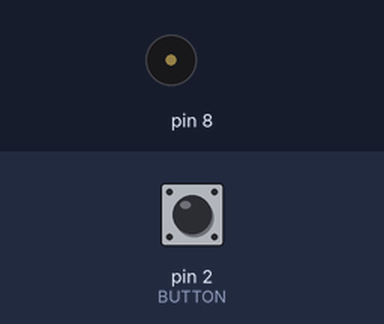
Bench run of a sketch on a simulated Arduino Uno, built with avr-gcc and run on an emulated ATmega328P. Parts: buzzer (waves = sounding). Inputs (shaded band) come from the test bench; at power-on: pin 2 (BUTTON) HIGH.

Above: at 1.2 s.
1.3 s: pin 2 (BUTTON) pulled LOW for 0.15 s
At 7.34 s:
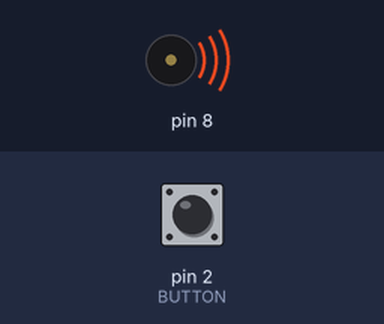
Timing chart, 0 to 10.4 s (numbered marks = the images above; inputs shaded):
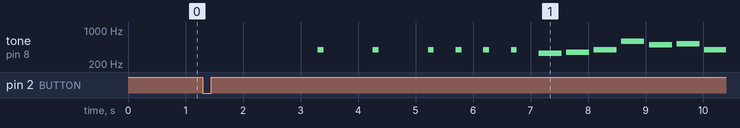

Measured:
- after the input at 1.3 s, tone on pin 8: plays 392 Hz for 0.10 s, 392 Hz for 0.10 s, 392 Hz for 0.10 s, 392 Hz for 0.10 s, 392 Hz for 0.10 s, 392 Hz for 0.10 s … (13 notes in this stretch), starting after 2.0 s

The sketch:

AsalKauBahagiaSolo.ino
```cpp
#include "pitches.h"

#define BUTTON  2
#define TEMPOH  3200

// notes in the melody:
int melody[] = {
  NOTE_G4, 0, 0, 0, NOTE_G4, 0, 0, 0,
  NOTE_G4, 0, 0, NOTE_G4, 0, 0,
  NOTE_G4, 0, 0, NOTE_G4, 0, 0,

  NOTE_E4, NOTE_F4, NOTE_G4, NOTE_D5,
  NOTE_B4, NOTE_C5, NOTE_G4, NOTE_E4,
  NOTE_F4, NOTE_G4, NOTE_A4, NOTE_E5,
  NOTE_CS5, NOTE_D5, NOTE_B4, NOTE_A4,
  NOTE_G4, NOTE_A4, NOTE_B4, NOTE_C5,
  NOTE_D5, NOTE_B4, NOTE_C5, NOTE_F4,
  NOTE_G4, NOTE_A4, NOTE_C5, NOTE_E5,
  NOTE_D5,

  NOTE_E4, NOTE_F4, NOTE_G4, NOTE_D5,
  NOTE_B4, NOTE_C5, NOTE_G4, NOTE_E4,
  NOTE_F4, NOTE_G4, NOTE_A4, NOTE_E5,
  NOTE_CS5, NOTE_D5, NOTE_G5, NOTE_F5,
  NOTE_E5, NOTE_G5, NOTE_B5, NOTE_C6,
  NOTE_D6, NOTE_E6, NOTE_F6, NOTE_E6,
  NOTE_D6, NOTE_C6, NOTE_G6
};

// note durations: 4 = quarter note, 8 = eighth note, etc.:
int noteDurations[] = {
  32, 32, 16, 8, 32, 32, 16, 8,
  32, 32, 16, 32, 32, 16,
  32, 32, 16, 32, 32, 16,

  8, 8, 8, 8,
  8, 8, 8, 8,
  8, 8, 8, 8,
  8, 8, 8, 8,
  8, 8, 8, 4,
  8, 8, 8, 8,
  8, 8, 8, 4,
  4,

  8, 8, 8, 8,
  8, 8, 8, 8,
  8, 8, 8, 8,
  8, 8, 8, 8,
  8, 8, 8, 4,
  8, 8, 3, 4,
  8, 4, 1
};

int melody2[] = {
  NOTE_G4, 0, 0, 0, NOTE_G4, 0, 0, 0,
  NOTE_G4, 0, 0, NOTE_G4, 0, 0,
  NOTE_G4, 0, 0, NOTE_G4, 0, 0,

  NOTE_E4, NOTE_F4, NOTE_G4, NOTE_D5,
  NOTE_B4, NOTE_C5, NOTE_G4, NOTE_E4,
  NOTE_F4, NOTE_G4, NOTE_A4, NOTE_E5,
  NOTE_CS5, NOTE_D5, NOTE_B4, NOTE_A4,
  NOTE_G4, NOTE_A4, NOTE_B4, NOTE_C5,
  NOTE_D5, NOTE_B4, NOTE_C5, NOTE_F4,
  NOTE_G4, NOTE_A4, NOTE_C5, NOTE_E5,
  NOTE_D5, NOTE_C5,
};

int noteDurations2[] = {
  32, 32, 16, 8, 32, 32, 16, 8,
  32, 32, 16, 32, 32, 16,
  32, 32, 16, 32, 32, 16,

  8, 8, 8, 8,
  8, 8, 8, 8,
  8, 8, 8, 8,
  8, 8, 8, 8,
  8, 8, 8, 4,
  8, 8, 8, 8,
  8, 8, 8, 4,
  4, 2,
};

void setup()
{
  pinMode(BUTTON, INPUT_PULLUP);
}

void loop()
{
  while (digitalRead(BUTTON) == HIGH);
  delay(2000);

  for (int thisNote = 0; thisNote < 76; thisNote++) {
    int noteDuration = TEMPOH / noteDurations[thisNote];
    tone(8, melody[thisNote], noteDuration);
    int pauseBetweenNotes = noteDuration * 1.20;
    delay(pauseBetweenNotes);
    noTone(8);
  }

  while (digitalRead(BUTTON) == HIGH);

  for (int thisNote = 0; thisNote < 50; thisNote++) {
    int noteDuration = TEMPOH / noteDurations2[thisNote];
    tone(8, melody2[thisNote], noteDuration);
    int pauseBetweenNotes = noteDuration * 1.20;
    delay(pauseBetweenNotes);
    noTone(8);
  }

  while (1);
}
```

pitches.h
```cpp
/*************************************************
 * Public Constants
 *************************************************/

#define NOTE_B0  31
#define NOTE_C1  33
#define NOTE_CS1 35
#define NOTE_D1  37
#define NOTE_DS1 39
#define NOTE_E1  41
#define NOTE_F1  44
#define NOTE_FS1 46
#define NOTE_G1  49
#define NOTE_GS1 52
#define NOTE_A1  55
#define NOTE_AS1 58
#define NOTE_B1  62
#define NOTE_C2  65
#define NOTE_CS2 69
#define NOTE_D2  73
#define NOTE_DS2 78
#define NOTE_E2  82
#define NOTE_F2  87
#define NOTE_FS2 93
#define NOTE_G2  98
#define NOTE_GS2 104
#define NOTE_A2  110
#define NOTE_AS2 117
#define NOTE_B2  123
#define NOTE_C3  131
#define NOTE_CS3 139
#define NOTE_D3  147
#define NOTE_DS3 156
#define NOTE_E3  165
#define NOTE_F3  175
#define NOTE_FS3 185
#define NOTE_G3  196
#define NOTE_GS3 208
#define NOTE_A3  220
#define NOTE_AS3 233
#define NOTE_B3  247
#define NOTE_C4  262
#define NOTE_CS4 277
#define NOTE_D4  294
#define NOTE_DS4 311
#define NOTE_E4  330
#define NOTE_F4  349
#define NOTE_FS4 370
#define NOTE_G4  392
#define NOTE_GS4 415
#define NOTE_A4  440
#define NOTE_AS4 466
#define NOTE_B4  494
#define NOTE_C5  523
#define NOTE_CS5 554
#define NOTE_D5  587
#define NOTE_DS5 622
#define NOTE_E5  659
#define NOTE_F5  698
#define NOTE_FS5 740
#define NOTE_G5  784
#define NOTE_GS5 831
#define NOTE_A5  880
#define NOTE_AS5 932
#define NOTE_B5  988
#define NOTE_C6  1047
#define NOTE_CS6 1109
#define NOTE_D6  1175
#define NOTE_DS6 1245
#define NOTE_E6  1319
#define NOTE_F6  1397
#define NOTE_FS6 1480
#define NOTE_G6  1568
#define NOTE_GS6 1661
#define NOTE_A6  1760
#define NOTE_AS6 1865
#define NOTE_B6  1976
#define NOTE_C7  2093
#define NOTE_CS7 2217
#define NOTE_D7  2349
#define NOTE_DS7 2489
#define NOTE_E7  2637
#define NOTE_F7  2794
#define NOTE_FS7 2960
#define NOTE_G7  3136
#define NOTE_GS7 3322
#define NOTE_A7  3520
#define NOTE_AS7 3729
#define NOTE_B7  3951
#define NOTE_C8  4186
#define NOTE_CS8 4435
#define NOTE_D8  4699
#define NOTE_DS8 4978
```
